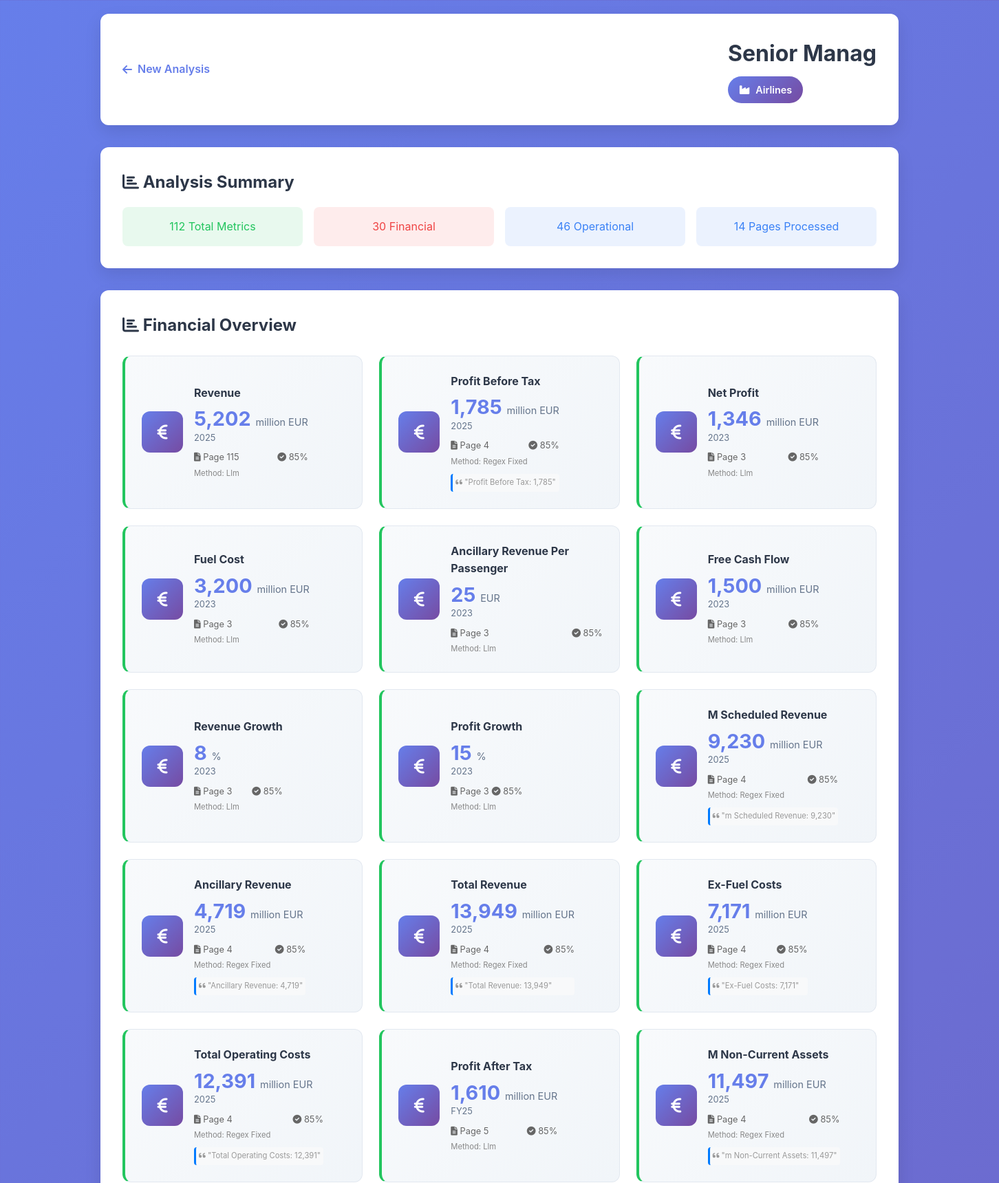
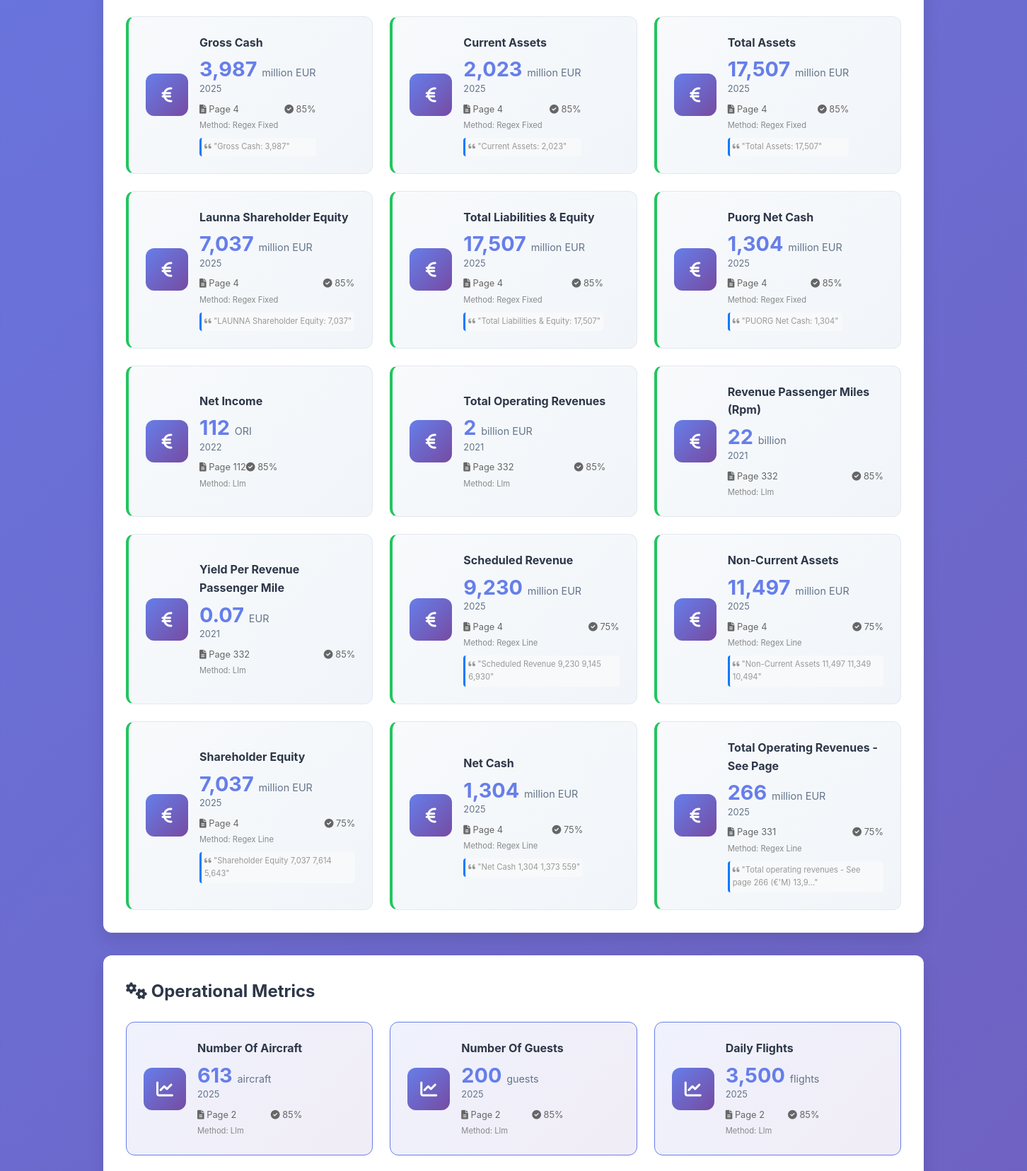
Screenshot of /results/19 (upper part) with the database file from the repository (2 pictures, top to bottom).
### tables this page shows
CREATE TABLE companies (
                id INTEGER PRIMARY KEY AUTOINCREMENT,
                name TEXT UNIQUE NOT NULL,
                sector TEXT,
                detected_industry TEXT,
                industry_confidence REAL,
                created_at TIMESTAMP DEFAULT CURRENT_TIMESTAMP,
                updated_at TIMESTAMP DEFAULT CURRENT_TIMESTAMP
            );

CREATE TABLE documents (
                id INTEGER PRIMARY KEY AUTOINCREMENT,
                company_id INTEGER,
                filename TEXT NOT NULL,
                file_path TEXT,
                total_pages INTEGER,
                pages_analyzed INTEGER,
                pages_processed INTEGER,
                processing_time REAL,
                processing_strategy TEXT,
                status TEXT DEFAULT 'processing',
                created_at TIMESTAMP DEFAULT CURRENT_TIMESTAMP,
                completed_at TIMESTAMP,
                FOREIGN KEY (company_id) REFERENCES companies (id)
            );

CREATE TABLE financial_metrics (
                id INTEGER PRIMARY KEY AUTOINCREMENT,
                document_id INTEGER,
                page_number INTEGER,
                metric_name TEXT NOT NULL,
                metric_type TEXT,  -- 'universal', 'industry_specific', 'other'
                value REAL NOT NULL,
                unit TEXT,
                period TEXT,
                confidence REAL,
                extraction_method TEXT,
                source_text TEXT,
                created_at TIMESTAMP DEFAULT CURRENT_TIMESTAMP,
                FOREIGN KEY (document_id) REFERENCES documents (id)
            );

### app.py (the view)
@app.route('/results/<int:doc_id>')
def results(doc_id):
    try:
        intelligence = processor.get_company_intelligence(doc_id)
        if 'error' in intelligence:
            return render_template('results.html',
                                 error=intelligence['error'],
                                 doc_id=doc_id)
        return render_template('results.html',
                             data=intelligence,
                             doc_id=doc_id)
    except Exception as e:
        app.logger.error(f"Results error for doc {doc_id}: {str(e)}")
        return render_template('results.html',
                             error="Failed to load analysis results",
                             doc_id=doc_id)

### templates/results.html (shortened to what this page needs)
<!DOCTYPE html>
<html lang="en">
<head>
    <link href="https://cdnjs.cloudflare.com/ajax/libs/font-awesome/6.0.0/css/all.min.css" rel="stylesheet">
    <link href="{{ url_for('static', filename='css/style.css') }}" rel="stylesheet">
</head>
<body>
    <div class="container">
        <header class="results-header">
            <div class="back-button">
                <a href="{{ url_for('index') }}">
                    <i class="fas fa-arrow-left"></i> New Analysis
                </a>
            </div>
            {% if data and data.company_profile %}
            <div class="company-header">
                <h1>{{ data.company_profile.name }}</h1>
                <div class="industry-badge">
                    <i class="fas fa-industry"></i>
                    {{ data.company_profile.detected_industry.title() if data.company_profile.detected_industry else 'Unknown' }}
                </div>
            </div>
            {% endif %}
        </header>
        {% if error %}
        <div class="metrics-section">
            <h2><i class="fas fa-exclamation-triangle"></i> Error</h2>
            <div style="padding: 2rem; background: #fee; border: 1px solid #fcc; border-radius: 8px; color: #c33;">
                <p><strong>Failed to load analysis results:</strong></p>
                <p>{{ error }}</p>
                <p><a href="{{ url_for('index') }}">← Try uploading another document</a></p>
            </div>
        </div>
        {% else %}
        <div class="verification-summary">
            <h2><i class="fas fa-chart-bar"></i> Analysis Summary</h2>
            <div class="verification-stats">
                <div class="stat-item verified">
                    <span class="count">{{ data.summary.total_metrics if data.summary else '0' }}</span>
                    <span class="label">Total Metrics</span>
                </div>
                <div class="stat-item disputed">
                    <span class="count">{{ data.summary.financial_metrics_count if data.summary else '0' }}</span>
                    <span class="label">Financial</span>
                </div>
                <div class="stat-item rate">
                    <span class="count">{{ data.summary.operational_metrics_count if data.summary else '0' }}</span>
                    <span class="label">Operational</span>
                </div>
                <div class="stat-item rate">
                    <span class="count">{{ data.company_profile.pages_processed if data.company_profile else '0' }}</span>
                    <span class="label">Pages Processed</span>
                </div>
            </div>
        </div>
        <div class="metrics-dashboard">
            {% if data.financial_metrics %}
            <div class="metrics-section">
                <h2><i class="fas fa-chart-bar"></i> Financial Overview</h2>
                <div class="metrics-grid">
                    {% for metric_name, metric_data in data.financial_metrics.items() %}
                    <div class="metric-card verified-metric"
                         {% if metric_data.source_text %}
                         title="Source: {{ metric_data.source_text }}"
                         {% endif %}
                         style="cursor: help;">
                        <div class="metric-icon">
                            <i class="fas fa-euro-sign"></i>
                        </div>
                        <div class="metric-content">
                            <h3>{{ metric_name.replace('_', ' ').title() }}</h3>
                            <div class="metric-value">
                                {{ "{:,.0f}".format(metric_data.value) if metric_data.value > 1 else "{:.2f}".format(metric_data.value) }}
                                <span class="metric-unit">{{ metric_data.unit.replace('_', ' ') if metric_data.unit else '' }}</span>
                            </div>
                            <div class="metric-period">{{ metric_data.period if metric_data.period else 'N/A' }}</div>
                            <div class="metric-metadata" style="font-size: 0.8rem; color: #666; margin-top: 0.5rem; display: flex; justify-content: space-between;">
                                <span>
                                    {% if metric_data.page_number %}
                                    <i class="fas fa-file-alt"></i> Page {{ metric_data.page_number }}
                                    {% endif %}
                                </span>
                                <span>
                                    {% if metric_data.confidence %}
                                    <i class="fas fa-check-circle"></i> {{ "{:.0%}".format(metric_data.confidence) }}
                                    {% endif %}
                                </span>
                            </div>
                            {% if metric_data.extraction_method %}
                            <div style="font-size: 0.7rem; color: #888; margin-top: 0.25rem;">
                                Method: {{ metric_data.extraction_method.replace('_', ' ').title() }}
                            </div>
                            {% endif %}
                            {% if metric_data.source_text and metric_data.source_text != metric_name + ': ' + metric_data.value|string %}
                            <div class="source-preview" style="font-size: 0.7rem; color: #999; margin-top: 0.5rem; padding: 0.25rem; background: #f8f9fa; border-radius: 4px; border-left: 3px solid #007bff;">
                                <i class="fas fa-quote-left"></i> "{{ metric_data.source_text[:50] }}{% if metric_data.source_text|length > 50 %}...{% endif %}"
                            </div>
                            {% endif %}
                        </div>
                    </div>
                    {% endfor %}
                </div>
            </div>
            {% endif %}
            {% if data.operational_metrics %}
            <div class="metrics-section">
                <h2><i class="fas fa-cogs"></i> Operational Metrics</h2>
                <div class="metrics-grid">
                    {% for metric_name, metric_data in data.operational_metrics.items() %}
                    <div class="metric-card industry-metric">
                        <div class="metric-icon">
                            <i class="fas fa-chart-line"></i>
                        </div>
                        <div class="metric-content">
                            <h3>{{ metric_name.replace('_', ' ').title() }}</h3>
                            <div class="metric-value">
                                {{ "{:,.0f}".format(metric_data.value) if metric_data.value > 1 else "{:.2f}".format(metric_data.value) }}
                                <span class="metric-unit">{{ metric_data.unit.replace('_', ' ') if metric_data.unit else '' }}</span>
                            </div>
                            <div class="metric-period">{{ metric_data.period if metric_data.period else 'N/A' }}</div>
                            <div class="metric-metadata" style="font-size: 0.8rem; color: #666; margin-top: 0.5rem; display: flex; justify-content: space-between;">
                                <span>
                                    {% if metric_data.page_number %}
                                    <i class="fas fa-file-alt"></i> Page {{ metric_data.page_number }}
                                    {% endif %}
                                </span>
                                <span>
                                    {% if metric_data.confidence %}
                                    <i class="fas fa-check-circle"></i> {{ "{:.0%}".format(metric_data.confidence) }}
                                    {% endif %}
                                </span>
                            </div>
                            {% if metric_data.extraction_method %}
                            <div style="font-size: 0.7rem; color: #888; margin-top: 0.25rem;">
                                Method: {{ metric_data.extraction_method.replace('_', ' ').title() }}
                            </div>
                            {% endif %}
                        </div>
                    </div>
                    {% endfor %}
                </div>
            </div>
            {% endif %}
        </div>
        {% endif %}
    </div>
</body>
</html>

### static/css/style.css (style rules this page uses)
:root { --primary-color: #667eea; --primary-gradient: linear-gradient(135deg, #667eea 0%, #764ba2 100%); --secondary-color: #f093fb; --secondary-gradient: linear-gradient(135deg, #f093fb 0%, #f5576c 100%); --success-color: #4facfe; --warning-color: #f6d365; --danger-color: #fa709a; --dark-color: #2d3748; --light-color: #f7fafc; --border-color: #e2e8f0; --shadow: 0 10px 25px rgba(0,0,0,0.1); --shadow-hover: 0 20px 40px rgba(0,0,0,0.15); --border-radius: 12px; --transition: all 0.3s cubic-bezier(0.4, 0.0, 0.2, 1); }
* { margin: 0; padding: 0; box-sizing: border-box; }
body { font-family: 'Inter', -apple-system, BlinkMacSystemFont, sans-serif; background: linear-gradient(135deg, #667eea 0%, #764ba2 100%); min-height: 100vh; color: var(--dark-color); line-height: 1.6; }
.container { max-width: 1200px; margin: 0 auto; padding: 20px; }
.metrics-dashboard { margin: 2rem 0; }
.metrics-section { background: white; border-radius: var(--border-radius); padding: 2rem; margin-bottom: 2rem; box-shadow: var(--shadow); }
.metrics-section h2 { font-size: 1.5rem; margin-bottom: 1.5rem; color: var(--dark-color); }
.metrics-grid { display: grid; grid-template-columns: repeat(auto-fit, minmax(280px, 1fr)); gap: 1.5rem; }
.metric-card { background: linear-gradient(135deg, #f8fafc 0%, #f1f5f9 100%); border-radius: var(--border-radius); padding: 1.5rem; display: flex; align-items: center; gap: 1rem; transition: var(--transition); border: 1px solid var(--border-color); }
.metric-card.industry-metric { background: linear-gradient(135deg, rgba(102, 126, 234, 0.1) 0%, rgba(118, 75, 162, 0.1) 100%); border-color: var(--primary-color); }
.metric-icon { width: 60px; height: 60px; background: var(--primary-gradient); border-radius: 12px; display: flex; align-items: center; justify-content: center; color: white; font-size: 1.5rem; flex-shrink: 0; }
.metric-content h3 { font-size: 1rem; color: var(--dark-color); margin-bottom: 0.5rem; }
.metric-value { font-size: 1.8rem; font-weight: 700; color: var(--primary-color); line-height: 1.2; }
.metric-unit { font-size: 0.9rem; font-weight: 400; color: #64748b; }
.metric-period { font-size: 0.8rem; color: #64748b; }
.results-header { background: white; border-radius: var(--border-radius); padding: 2rem; margin-bottom: 2rem; box-shadow: var(--shadow); display: flex; align-items: center; justify-content: space-between; }
.back-button a { color: var(--primary-color); text-decoration: none; font-weight: 600; display: flex; align-items: center; gap: 0.5rem; transition: var(--transition); }
.company-header h1 { font-size: 2rem; color: var(--dark-color); margin-bottom: 0.5rem; }
.industry-badge { background: var(--primary-gradient); color: white; padding: 0.5rem 1rem; border-radius: 20px; font-size: 0.9rem; font-weight: 600; display: inline-flex; align-items: center; gap: 0.5rem; }
.metric-card, .insight-card { animation: fadeIn 0.6s ease-out; }
.verification-summary { background: white; border-radius: var(--border-radius); padding: 2rem; margin-bottom: 2rem; box-shadow: var(--shadow); }
.verification-stats { display: grid; grid-template-columns: repeat(auto-fit, minmax(150px, 1fr)); gap: 1rem; margin-top: 1rem; }
.stat-item { text-align: center; padding: 1rem; border-radius: 8px; }
.stat-item.verified { background: rgba(34, 197, 94, 0.1); color: #22c55e; }
.stat-item.disputed { background: rgba(239, 68, 68, 0.1); color: #ef4444; }
.stat-item.rate { background: rgba(59, 130, 246, 0.1); color: #3b82f6; }
.metric-card { position: relative; }
.metric-card.verified-metric { border-left: 4px solid #22c55e; }

### rows the page displays
companies: company_profile.name "Senior Manag", company_profile.detected_industry "Airlines"
documents: company_profile "14"
financial_metrics: replace "Revenue", unit "million EUR", period "2025", page_number "115", extraction_method.replace "Llm"
financial_metrics: value "5,202", confidence "85%"
financial_metrics: replace "Profit Before Tax", unit "million EUR", period "2025", page_number "4", extraction_method.replace "Regex Fixed", source_text "Profit Before Tax: 1,785"
financial_metrics: value "1,785", confidence "85%"
financial_metrics: replace "Net Profit", value "1,346", unit "million EUR", period "2023", page_number "3", confidence "85%", extraction_method.replace "Llm"
financial_metrics: replace "Fuel Cost", value "3,200", unit "million EUR", period "2023", page_number "3", confidence "85%", extraction_method.replace "Llm"
financial_metrics: replace "Ancillary Revenue Per Passenger", value "25", unit "EUR", period "2023", page_number "3", confidence "85%", extraction_method.replace "Llm"
financial_metrics: replace "Free Cash Flow", value "1,500", unit "million EUR", period "2023", page_number "3", confidence "85%", extraction_method.replace "Llm"
financial_metrics: replace "Revenue Growth", value "8", unit "%", period "2023", page_number "3", confidence "85%", extraction_method.replace "Llm"
financial_metrics: replace "Profit Growth", value "15", unit "%", period "2023", page_number "3", confidence "85%", extraction_method.replace "Llm"
financial_metrics: replace "M Scheduled Revenue", value "9,230", unit "million EUR", period "2025", page_number "4", confidence "85%", extraction_method.replace "Regex Fixed", source_text "m Scheduled Revenue: 9,230"
financial_metrics: replace "Ancillary Revenue", value "4,719", unit "million EUR", period "2025", page_number "4", confidence "85%", extraction_method.replace "Regex Fixed", source_text "Ancillary Revenue: 4,719"
financial_metrics: replace "Total Revenue", value "13,949", unit "million EUR", period "2025", page_number "4", confidence "85%", extraction_method.replace "Regex Fixed", source_text "Total Revenue: 13,949"
financial_metrics: replace "Ex-Fuel Costs", value "7,171", unit "million EUR", period "2025", page_number "4", confidence "85%", extraction_method.replace "Regex Fixed", source_text "Ex-Fuel Costs: 7,171"
financial_metrics: replace "Total Operating Costs", value "12,391", unit "million EUR", period "2025", page_number "4", confidence "85%", extraction_method.replace "Regex Fixed", source_text "Total Operating Costs: 12,391"
financial_metrics: replace "Profit After Tax", unit "million EUR", period "FY25", page_number "5", extraction_method.replace "Llm"
financial_metrics: value "1,610", confidence "85%"
financial_metrics: replace "M Non-Current Assets", value "11,497", unit "million EUR", period "2025", page_number "4", confidence "85%", extraction_method.replace "Regex Fixed", source_text "m Non-Current Assets: 11,497"
financial_metrics: replace "Gross Cash", value "3,987", unit "million EUR", period "2025", page_number "4", confidence "85%", extraction_method.replace "Regex Fixed", source_text "Gross Cash: 3,987"
financial_metrics: replace "Current Assets", value "2,023", unit "million EUR", period "2025", page_number "4", confidence "85%", extraction_method.replace "Regex Fixed", source_text "Current Assets: 2,023"
financial_metrics: replace "Total Assets", value "17,507", unit "million EUR", period "2025", page_number "4", confidence "85%", extraction_method.replace "Regex Fixed", source_text "Total Assets: 17,507"
financial_metrics: replace "Launna Shareholder Equity", value "7,037", unit "million EUR", period "2025", page_number "4", confidence "85%", extraction_method.replace "Regex Fixed", source_text "LAUNNA Shareholder Equity: 7,037"
financial_metrics: replace "Total Liabilities & Equity", value "17,507", unit "million EUR", period "2025", page_number "4", confidence "85%", extraction_method.replace "Regex Fixed", source_text "Total Liabilities & Equity: 17,507"
financial_metrics: replace "Puorg Net Cash", value "1,304", unit "million EUR", period "2025", page_number "4", confidence "85%", extraction_method.replace "Regex Fixed", source_text "PUORG Net Cash: 1,304"
financial_metrics: replace "Net Income", value "112", unit "ORI", period "2022", page_number "112", confidence "85%", extraction_method.replace "Llm"
financial_metrics: replace "Total Operating Revenues", unit "billion EUR", period "2021", page_number "332", extraction_method.replace "Llm"
financial_metrics: value "2", confidence "85%"
financial_metrics: replace "Revenue Passenger Miles (Rpm)", unit "billion", period "2021", page_number "332", extraction_method.replace "Llm"
financial_metrics: value "22", confidence "85%"
financial_metrics: replace "Yield Per Revenue Passenger Mile", unit "EUR", period "2021", page_number "332", extraction_method.replace "Llm"
financial_metrics: value "0.07", confidence "85%"
financial_metrics: replace "Scheduled Revenue", value "9,230", unit "million EUR", period "2025", page_number "4", confidence "75%", extraction_method.replace "Regex Line", source_text "Scheduled Revenue 9,230 9,145 6,930"
financial_metrics: replace "Non-Current Assets", value "11,497", unit "million EUR", period "2025", page_number "4", confidence "75%", extraction_method.replace "Regex Line", source_text "Non-Current Assets 11,497 11,349 10,494"
financial_metrics: replace "Shareholder Equity", value "7,037", unit "million EUR", period "2025", page_number "4", confidence "75%", extraction_method.replace "Regex Line", source_text "Shareholder Equity 7,037 7,614 5,643"
financial_metrics: replace "Net Cash", value "1,304", unit "million EUR", period "2025", page_number "4", confidence "75%", extraction_method.replace "Regex Line", source_text "Net Cash 1,304 1,373 559"
financial_metrics: replace "Total Operating Revenues - See Page", value "266", unit "million EUR", period "2025", page_number "331", confidence "75%", extraction_method.replace "Regex Line", source_text "Total operating revenues - See page 266 (€'M) 13,9"
financial_metrics: replace "Number Of Aircraft", value "613", unit "aircraft", period "2025", page_number "2", confidence "85%", extraction_method.replace "Llm"
financial_metrics: replace "Number Of Guests", value "200", unit "guests", period "2025", page_number "2", confidence "85%", extraction_method.replace "Llm"
financial_metrics: replace "Daily Flights", value "3,500", unit "flights", period "2025", page_number "2", confidence "85%", extraction_method.replace "Llm"

### other values shown
{{ data.summary.total_metrics if data.summary else '0' }} "112"
{{ data.summary.financial_metrics_count if data.summary else '0' }} "30"
{{ data.summary.operational_metrics_count if data.summary else '0' }} "46"
